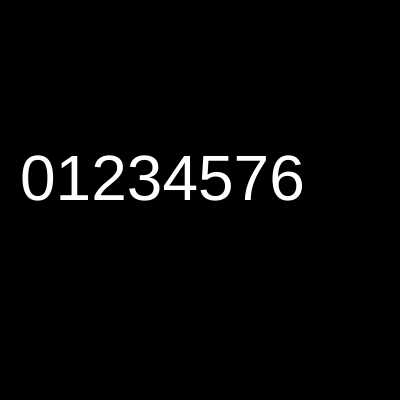
Frame 1 (no input)
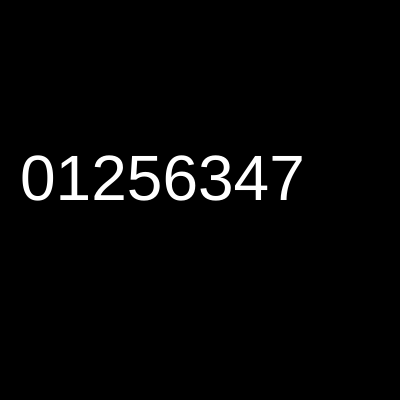
Frame 60 (no input)
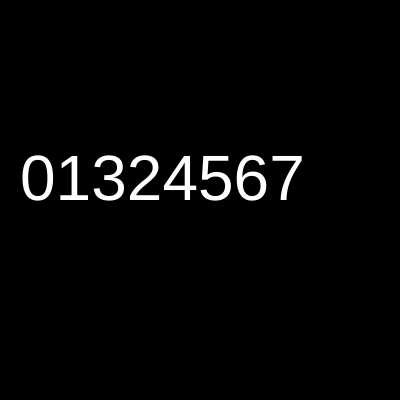
Frame 120 (the mouse pressed at the canvas centre since frame 60)

The p5.js sketch that drew these frames (run headless with seeded random() and noise() and a simulated clock; from frame 60 on, the mouse is pressed at the canvas centre):

// p5.js sketch
// ── sketch.js
var vals = [0, 1, 2, 3, 4, 5, 6, 7];


function setup() {
  createCanvas(400,400);
}

function draw() {
  background(0);
  console.log(vals);

  var largestI = -1;
  for (var i = 0; i < vals.length-1; i++) {
    if(vals[i] < vals[i+1]){
      largestI = i;
    }
  }
  if (largestI == -1) {
    noLoop();
    console.log('finished');
  }

  var largestJ = -1;
  for (var j = 0; j < vals.length; j++) {
    if (vals[largestI] < vals[j]) {
      largestJ = j;
    }
  }

  swap(vals , largestI, largestJ);

  var endArray = vals.splice(largestI + 1);
  endArray.reverse();
  vals = vals.concat(endArray);

  textSize(64);
  var s = '';
  for (var i = 0; i < vals.length; i++) {
    s += vals[i];
  }
  fill(255);
  text(s, 20, height/2);

}


function swap(a, i, j){
  var temp = a[i];
  a[i] = a[j];
  a[j] = temp;
}
